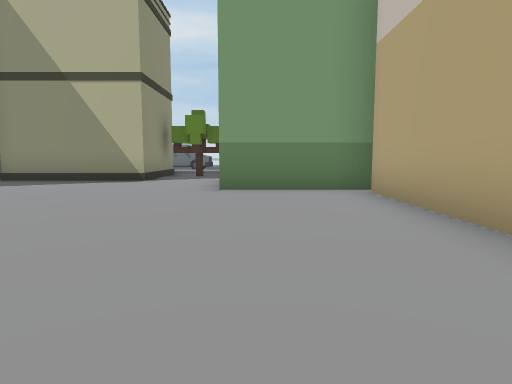
[1] (above)

24 first-person views from a walk through a scene from a Unity 3-D project. The camera is 1.2 m above the floor, tilts 6° down and sees 75° across. The floor is counted in squares, 2 m on a side. Each view is taken from the middle of a square. On the plan, view 1 faces up. The plan holds only what a view shows up to about 10 squares ahead; the rest is blank. The place goes on beyond the plan. The player character is not drawn. Some animated figures are not drawn. Some surface patterns are stand-ins.

[2]
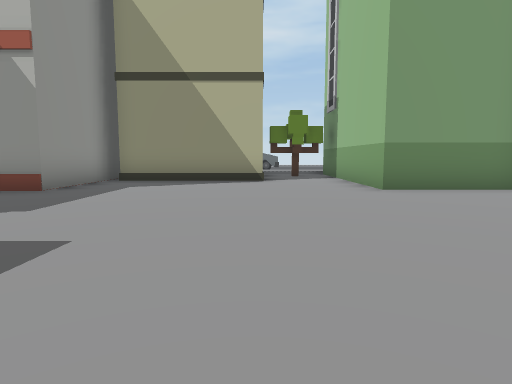

[3]
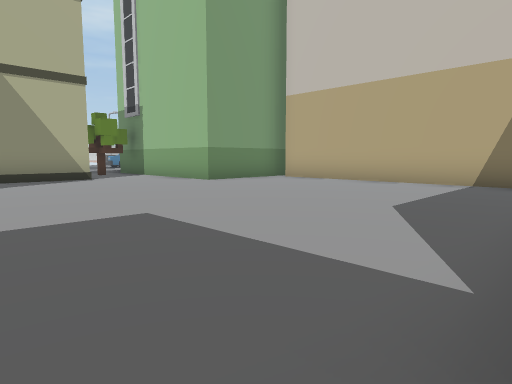

[4]
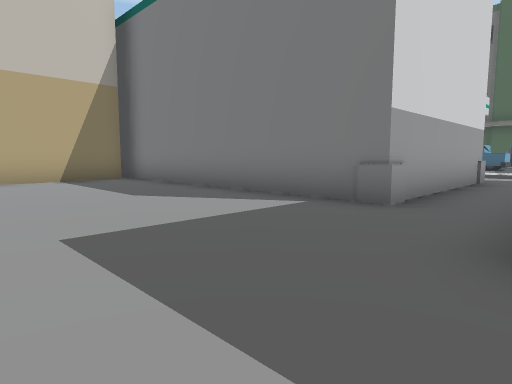

[5]
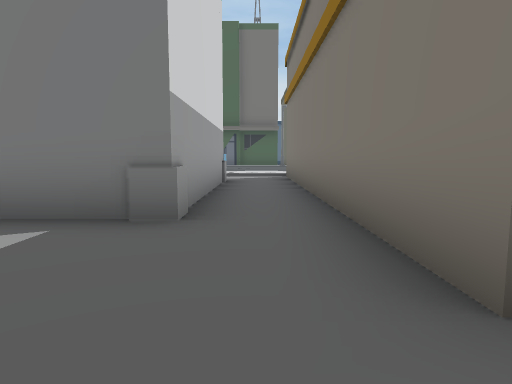

[6]
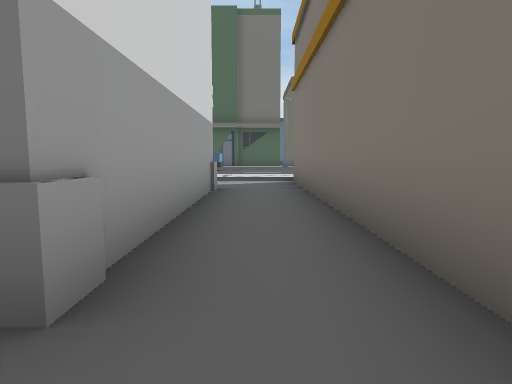

[7]
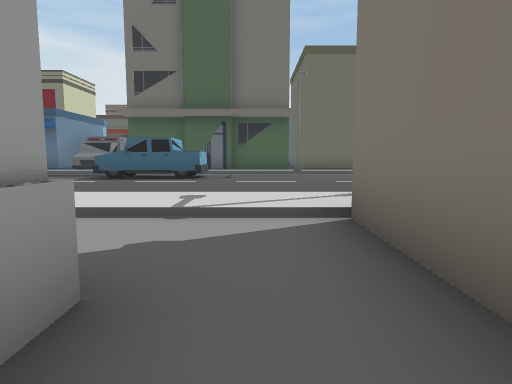

[8]
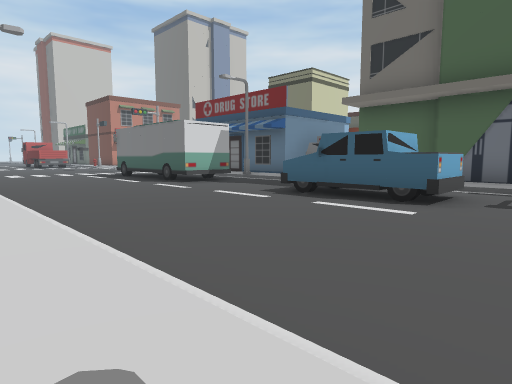

[9]
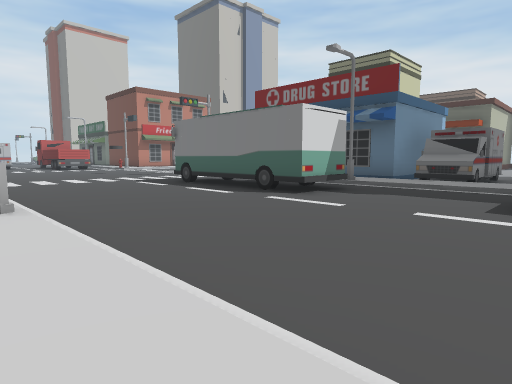

[10]
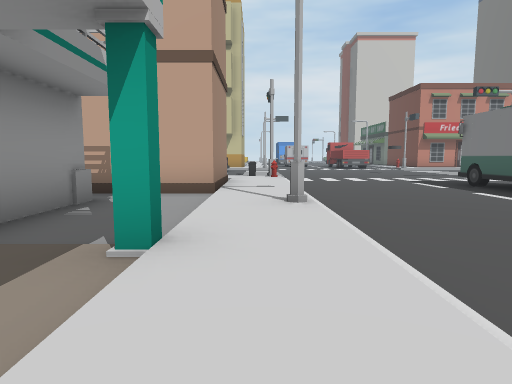

[11]
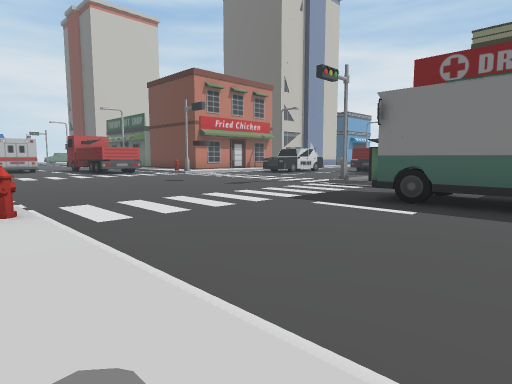

[12]
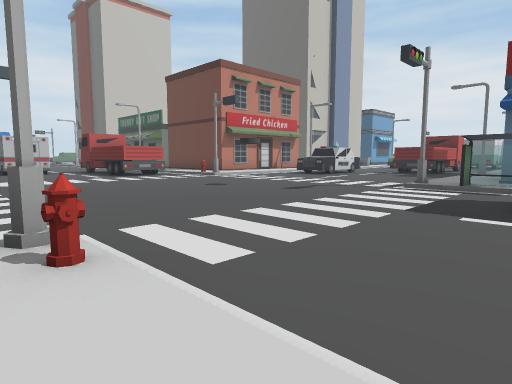

[13]
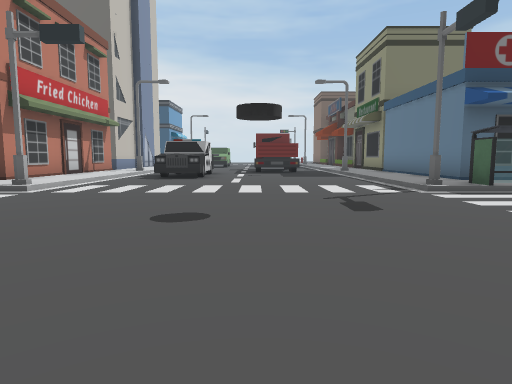

[14]
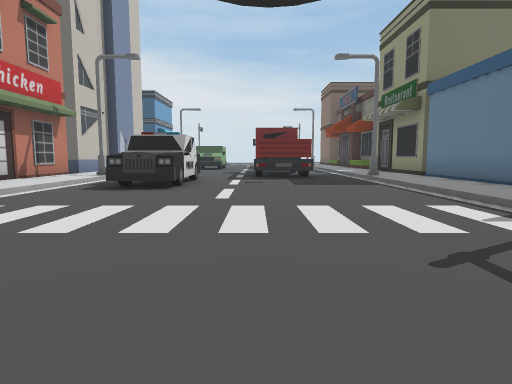

[15]
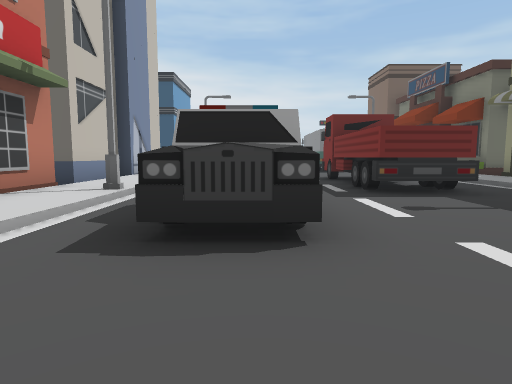

[16]
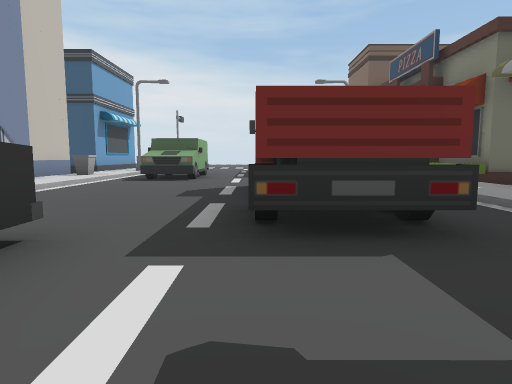

[17]
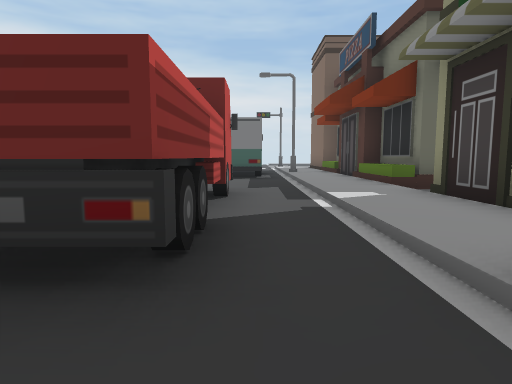

[18]
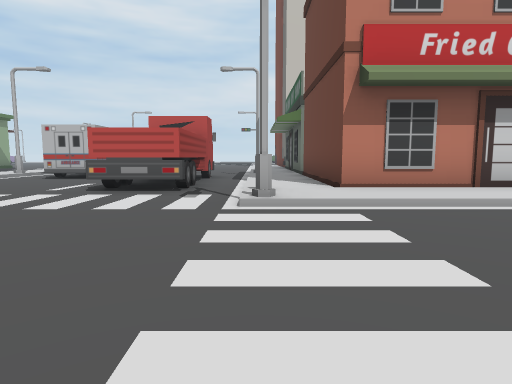

[19]
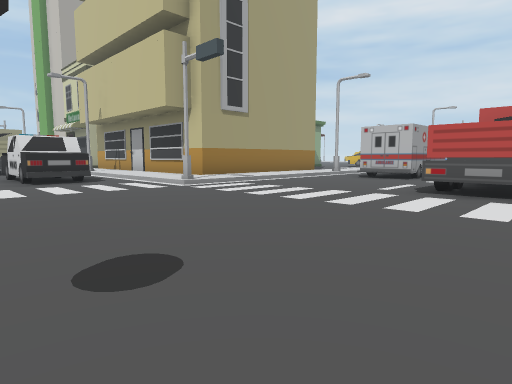

[20]
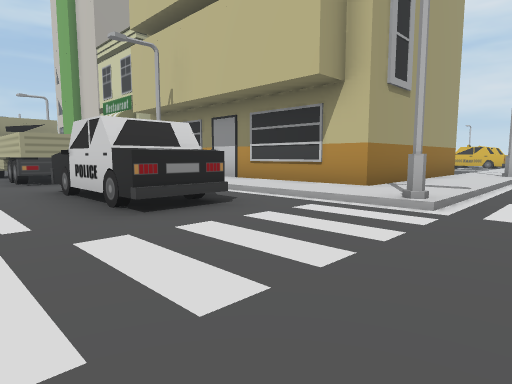

[21]
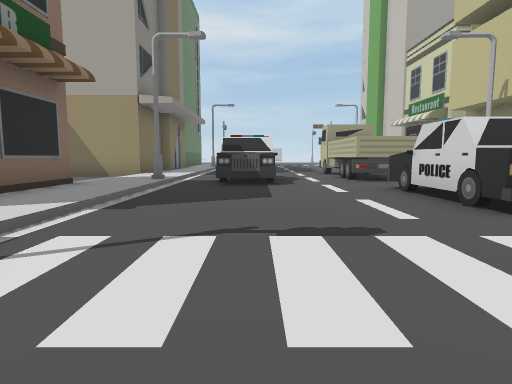

[22]
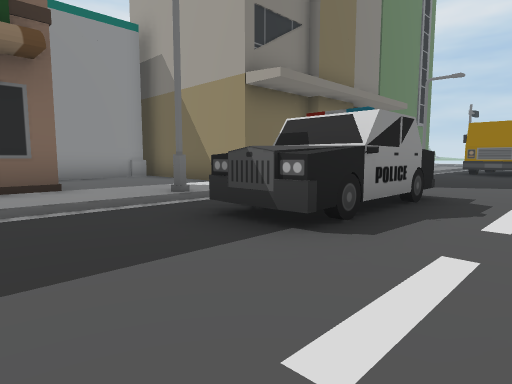

[23]
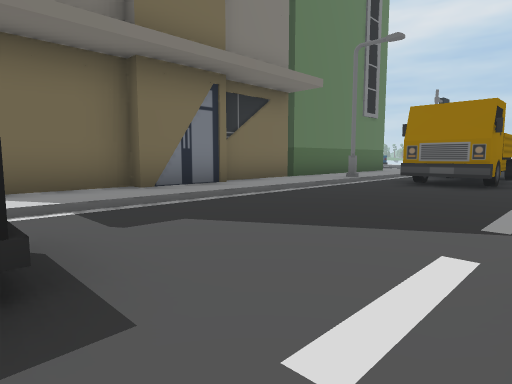

[24]
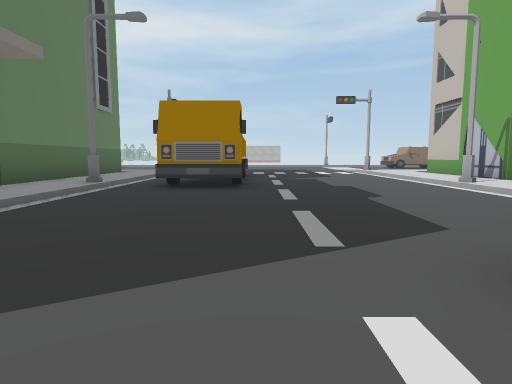

### Floor plan
Key: @ floor where view 1 was taken; # wall or solid block; . main floor; : floor 0.25 m higher than the main floor; / step, stairs or slope; ^ raised ledge; B building; S streetlight; H hydrant; C car; O other object.
Columns run from 7 left of view 1 to 20 right of it. Each row starts with its distance up from view 1.
  9 ^BBBB..B      B:/ O..../:B
  8 #......B      B:/ O..../:B
  7 #......B      B:SOO....S:B
  6 #......BBB    B:/....../:
  5 .........B    B:/....../
  4  ........B    B:/......
  3 .........B    B:/......
  2 .........B    B:/.....
  1 .........B    B:/....OO
  0 B......@.B    B:/....O
 -1 B.#########BBBB:/ C..O   B
 -2 B.#       #....:/CC..O   B
 -3 B.#       #....:SCC..OOS B
 -4 B.#        ....:/.C...   B
 -5 B.#           #:/....C  :B
 -6 B.#      ##.###:/....C./:B
 -7 B..    .....# #:/....CC/:B
 -8 B...  .#....###:/....../:BBB
 -9 :::::::::::::::: ......#::::
-10 ./////////S////H/....../////
-11 ............................
-12 ............................
-13 ............................
-14 .....O...OOOOO...........OO
-15 ...OOO...OO  O...........OOO
-16   ..........................
-17   //  ////S   OO/....../ ///
-18   ::  :::::   ::/....../::::
-19   BBBBBOO##  ##:/....../:###
-20        OO     #:/....../:#
-21        O      #:/....CC/:#
-22               #:/....C./:#
-23               #:S....C S:#
-24               B:/.OO.. /:#
-25               B:/.OO... :B
-26               B:/.OO... :B
-27               B:/.OO.../:B
-28               ///.OO.../:B
-29              BB:/....../:B
-30               B:/....OO/OB
-31               B:/.. .OO/:B
-32               B:/OO

Where each view was taken, in squares from view 1:
view 1: 0 up, 0 right, facing up
view 2: 0 up, 3 left, facing up
view 3: 1 down, 6 left, facing up-right
view 4: 3 up, 7 left, facing down-right
view 5: 2 up, 6 left, facing down
view 6: 0 up, 6 left, facing down
view 7: 5 down, 6 left, facing down
view 8: 9 down, 6 left, facing down-right
view 9: 9 down, 2 left, facing down-right
view 10: 9 down, 2 left, facing right
view 11: 9 down, 4 right, facing down-right
view 12: 9 down, 6 right, facing down-right
view 13: 11 down, 12 right, facing down
view 14: 14 down, 12 right, facing down
view 15: 18 down, 14 right, facing down
view 16: 21 down, 12 right, facing down
view 17: 22 down, 10 right, facing down
view 18: 17 down, 12 right, facing right
view 19: 16 down, 12 right, facing up-right
view 20: 11 down, 12 right, facing up-right
view 21: 11 down, 11 right, facing up
view 22: 6 down, 13 right, facing up-left
view 23: 1 down, 13 right, facing up-left
view 24: 0 up, 12 right, facing up
